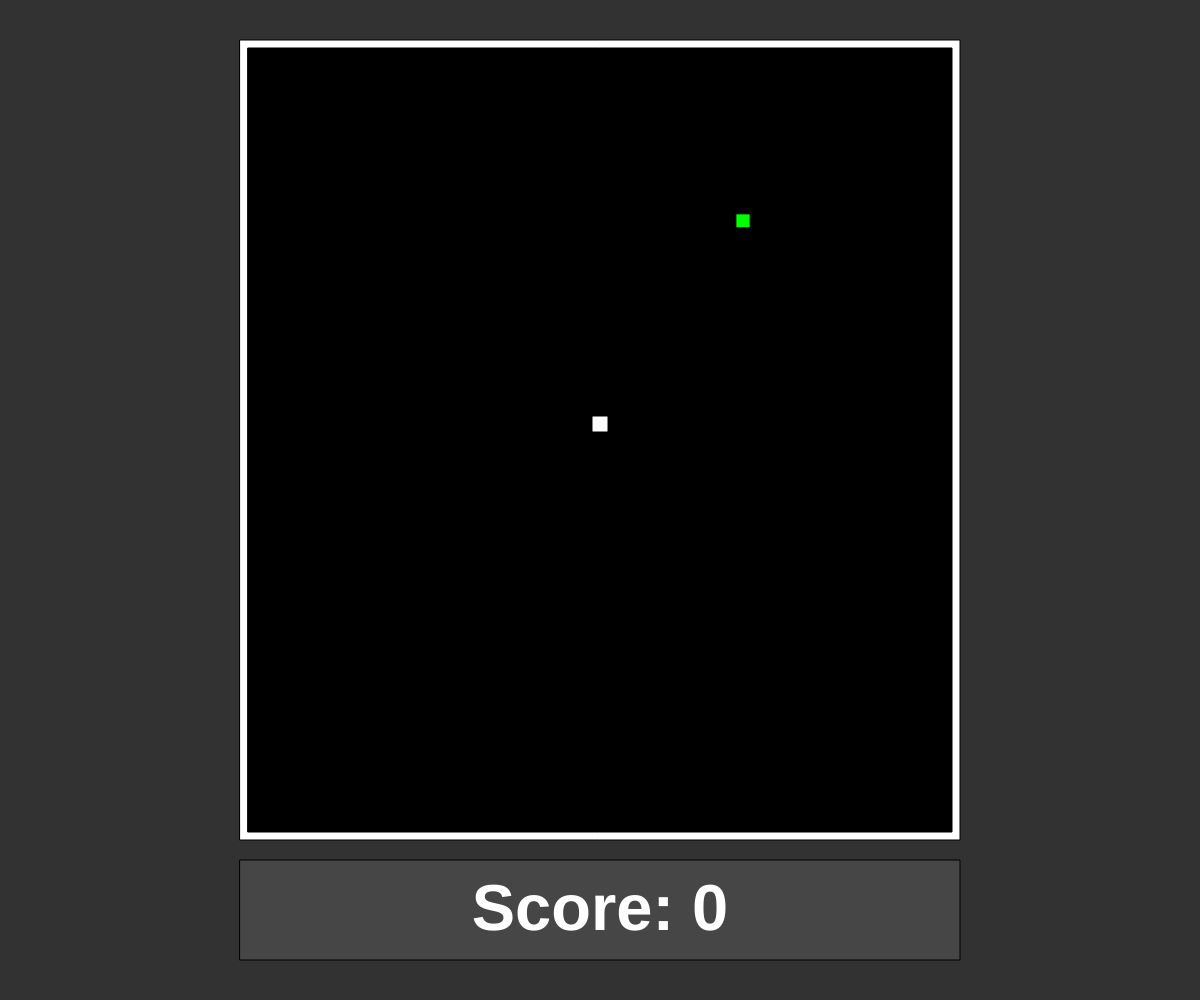
Frame 1 (no input)
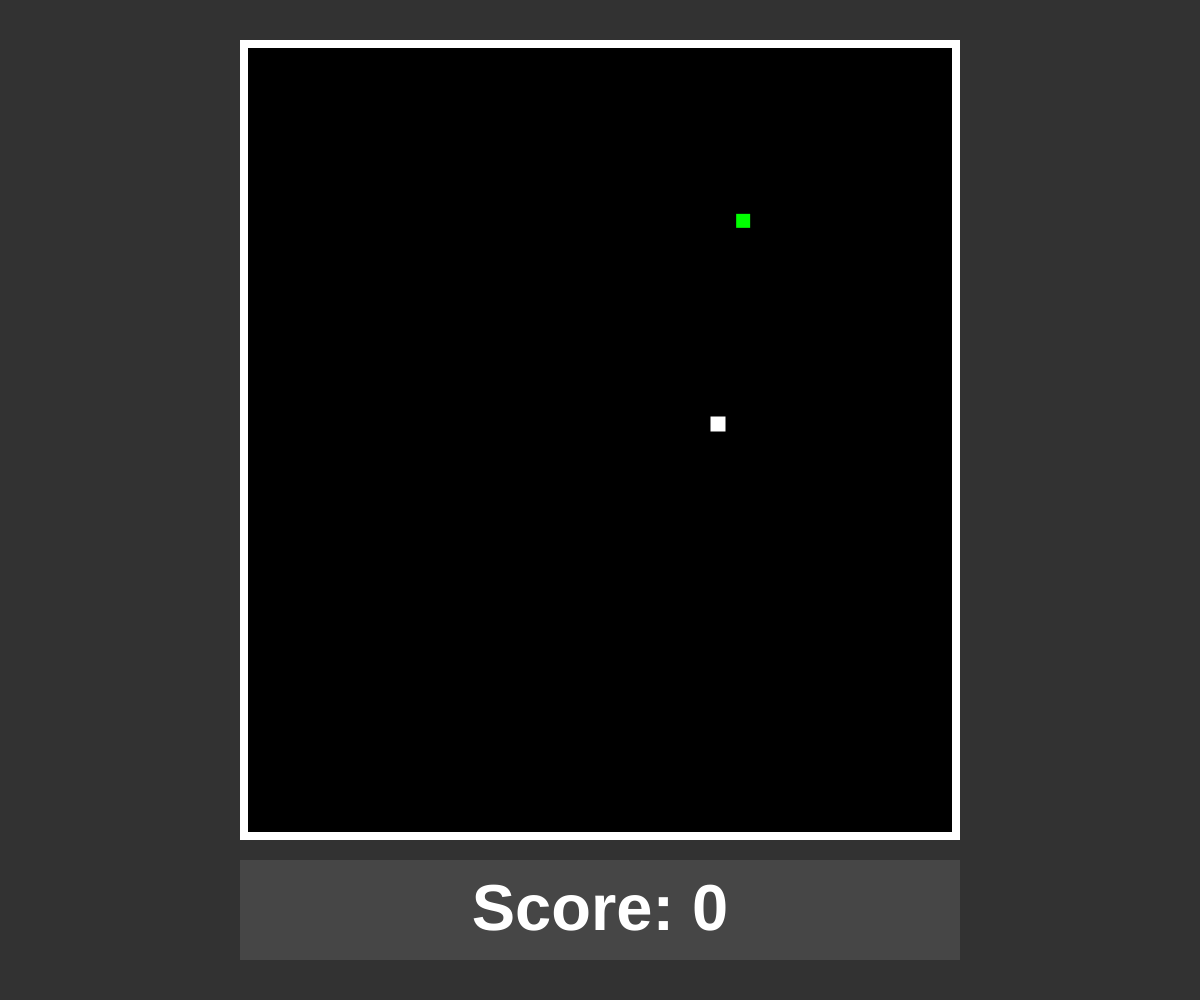
Frame 60 (no input)
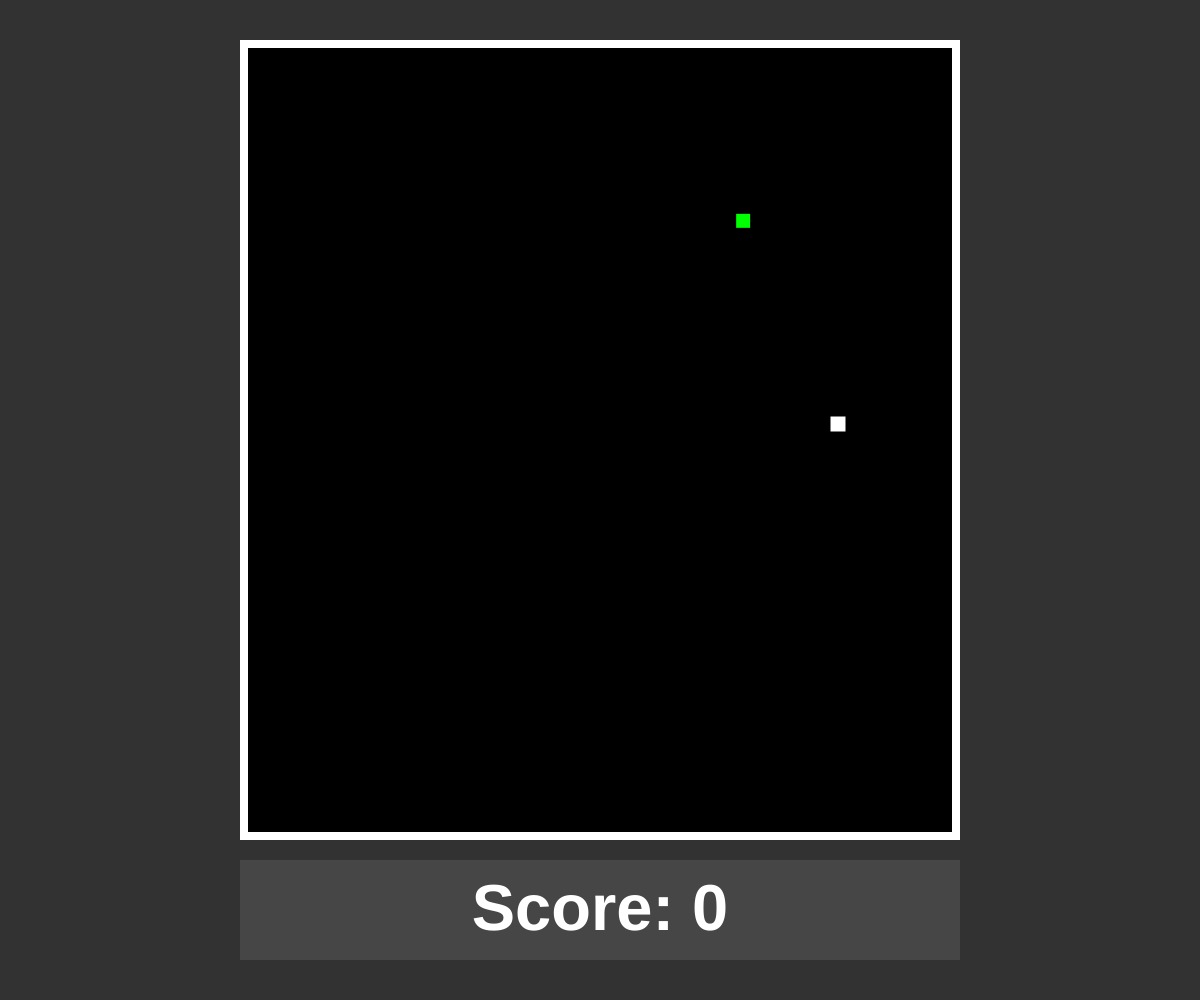
Frame 120 (the mouse pressed at the canvas centre since frame 60)

The p5.js sketch that drew these frames (run headless with seeded random() and noise() and a simulated clock; from frame 60 on, the mouse is pressed at the canvas centre):

// p5.js sketch
// ── sketch.js
// Objects
var dot;
var food;
var surface;
var margins;
var scoreBoard;

// Variables
var score;
var bestScore = 0;
var nhs = 0; // New High Score
var gameWidth;
var gameHeight;
var wall;
var boardHeight;
var padding;
var sizeTxt;


function setup() {
    createCanvas(windowWidth, windowHeight);
    resetGame();
}


function draw() {
    // Background + Surface
    if (dot.speed == 0) {
    
        background(50, 50, 50);
        fill(255);
        
        textAlign(CENTER);
        textStyle(BOLD);
        
        if (bestScore < this.score) {
            bestScore = this.score;
            nhs = 1;
        }
        if (nhs == 1) {
            textSize(sizeTxt);
            text("New High Score!", windowWidth/2, windowHeight * 0.2);
        }
        
        if (bestScore != 0) {
            textSize(sizeTxt * 0.75);
            text("Best score: " + bestScore, windowWidth/2 * 0.8, windowHeight * 0.4);
            text("Your score: " + this.score, windowWidth/2 * 1.2, windowHeight * 0.4);
            //line();
        }
        else {
            textSize(sizeTxt * 0.75);
            text("Your score: " + this.score, windowWidth/2, windowHeight * 0.4);
        }
        textSize(sizeTxt * 0.5);
        text("Press SPACEBAR to restart", windowWidth/2, windowHeight * 0.8);
        
        if (keyIsDown(32)) {
            resetGame();
            nhs = 0;
        }
        
        textSize(sizeTxt * 0.25);
        text("Made by Stefan Traistaru", windowWidth * 9/10, windowHeight * 0.95);
    }
    else {
        background(50, 50, 50);
        margins.show(255);
        surface.show(0);
        scoreBoard.show();
        
        // Dot + Food
        food.show();
        dot.show();

        // Updating objects
        food.eat(dot.x, dot.y);
        if (food.isEaten) {
            dot.levelUp();
            this.score++;
        }
        food.update();
        dot.move();
        dot.update();
        
        textSize(sizeTxt);
        textAlign(CENTER);
        textStyle(BOLD);
        text("Score: " + this.score, windowWidth/2, windowHeight - padding/2 - boardHeight/2);
    }

}

function resetGame() {
    
    // Calculating game dimensions
    gameHeight = windowHeight * 0.8;
    gameWidth = windowWidth * 0.6;
    wall = gameHeight * 0.02;
    boardHeight = windowHeight * 0.1;
    padding = windowHeight * 0.04;
    
    // Creating objects
    surface = new Surface(gameWidth, gameHeight, wall, padding);
    margins = new Surface(gameWidth, gameHeight, 0, padding);
    scoreBoard = new ScoreBoard(gameWidth, boardHeight, padding);
    dot = new Dot(padding + wall, padding + (gameHeight - wall) , 
                      windowWidth/2 - (gameWidth-2*wall)/2, windowWidth/2 + (gameWidth-2*wall)/2);
    food = new Food(padding + wall, padding + (gameHeight - wall) , 
                      windowWidth/2 - (gameWidth-2*wall)/2, windowWidth/2 + (gameWidth-2*wall)/2);
    
    score = 0;
    sizeTxt = floor(windowHeight * 0.065);
    food.isEaten = true;
    food.update();
}


function windowResized() {
  resizeCanvas(windowWidth, windowHeight);
}


function keyPressed() {
    if (keyCode === UP_ARROW) {
        dot.setDir(0, -1);
    } else if (keyCode === DOWN_ARROW) {
        dot.setDir(0, 1);
    } else if (keyCode === LEFT_ARROW) {
        dot.setDir(-1, 0);
    } else if (keyCode === RIGHT_ARROW) {
        dot.setDir(1, 0);
    }
}
// ── dot.js
function Dot(up, down, left, right) {
    this.upM = up;
    this.downM = down;
    this.leftM = left;
    this.rightM = right;
    
    // Dimension is 2% of playable surface
    this.dim = floor((this.downM - this.upM) * 0.02);
    // Speed is 10% of initial dimension
    this.speed = ceil(this.dim * 0.1);
    this.increment = this.dim * 0.05;
    
    // Setting the initial coordinates at 50%width and 40%(playable surface height)
    // 50% windwWidth == 50%(playable surface width)
    this.x = floor(windowWidth/2);
    this.y = floor((this.downM - this.upM)/2 + windowHeight * 0.04);
    
    // Setting the first direciton to 'right'
    this.xdir = 1;
    this.ydir = 0;
    
    
    // Function for showing my dot
    this.show = function() {
        fill(255);
        noStroke();
        rectMode(CENTER);
        rect(this.x, this.y, this.dim, this.dim);
    }
    
    
    // Using this to set the direction in which the dot is going
    // It can't go to the opposite direction of the current direction
    this.setDir = function(dirx, diry) {
        if (this.xdir == 0 && dirx != 0) {
            this.xdir = dirx;
            this.ydir = diry;
        } else if (this.ydir == 0 && diry != 0) {
            this.xdir = dirx;
            this.ydir = diry;
        }
    }
    
    
    // Updating dot's x and y coordinates according to the direction and speed
    this.move = function() {
        this.x += this.xdir * this.speed;
        this.y += this.ydir * this.speed;
    }
    
    
    var limit = floor(this.dim * 0.475);
    // Verifing if the dot is x_x(DEAD) = if it hits the margins
    this.update = function() {
        if(this.x < (this.leftM + limit) || this.x > (this.rightM - limit))
            this.speed = 0;
        if(this.y < (this.upM + limit) || this.y > (this.downM - limit))
            this.speed = 0;       
    }
    
    
    // Increasing the speed
    this.levelUp = function() {
        this.speed += this.increment;
    }
    
}
// ── food.js
function Food(up, down, left, right) {
    // Specially not placing the food near the margins
    // (impossible to get at higher speeds)
    this.upM = up + 10;
    this.downM = down - 10;
    this.leftM = left + 10;
    this.rightM = right - 10;
    
    this.dim = floor((this.downM - this.upM) * 0.02);
    
    // food's x and y coordinates get new values is the current food is eaten
    this.getXY = function(x, y) {
        this.x = x;
        this.y = y;
    }
    
    // Showing the food
    this.show = function() {
        fill(0, 255, 0);
        rectMode(CENTER);
        rect(this.x, this.y, this.dim, this.dim);
    }
    
    // Checking if the food is eaten or not
    this.eat = function(x, y) {
        this.limit = this.dim * 1.1;
        if (this.x + this.limit > x && this.x - this.limit < x) {
            this.eatx = 1;
        } else this.eatx = 0;
        if (this.y + this.limit > y && this.y - this.limit < y) {
            this.eaty = 1;
        } else this.eaty = 0;
        if (this.eatx == 1 && this.eaty == 1)
            this.isEaten = true;
        else this.isEaten = false;
    }
    
    
    // This will call de "getXY" function
    this.update = function() {
        if (this.isEaten == true) {
            food.getXY(random(this.leftM, this.rightM),
                   random(this.upM, this.downM));
        }
    }
    
}
// ── scoreboard.js
function ScoreBoard(x, y, z) {
    this.width = x;
    this.height = y;
    this.padding = z;
    
    this.show = function() {
        fill(70);
        rectMode(CENTER);
        rect(windowWidth/2, windowHeight - padding - this.height/2, this.width, this.height);
    }
    
}
// ── surface.js
function Surface(width, height, error, padding) {
    
    this.width = width;
    this.height = height;
    this.error = error;
    this.padding = padding;
    
    this.show = function(color) {
        fill(color);
        rectMode(CENTER);
        
        rect(floor(windowWidth/2), floor(this.padding + this.height/2),
             floor(this.width - this.error), floor(this.height - this.error));
        
        
    }
    
}
